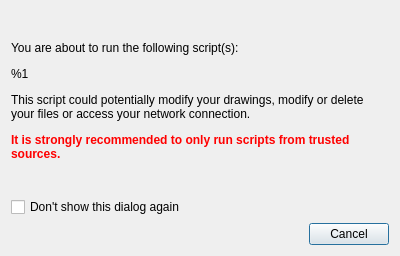
<?xml version="1.0" encoding="UTF-8"?>
<ui version="4.0">
 <class>RunScript</class>
 <widget class="QDialog" name="RunScript">
  <property name="geometry">
   <rect>
    <x>0</x>
    <y>0</y>
    <width>400</width>
    <height>256</height>
   </rect>
  </property>
  <property name="minimumSize">
   <size>
    <width>400</width>
    <height>256</height>
   </size>
  </property>
  <property name="windowTitle">
   <string>Checking for Updates...</string>
  </property>
  <property name="modal">
   <bool>true</bool>
  </property>
  <layout class="QVBoxLayout">
   <item>
    <widget class="QLabel" name="Message">
     <property name="sizePolicy">
      <sizepolicy hsizetype="Preferred" vsizetype="MinimumExpanding">
       <horstretch>0</horstretch>
       <verstretch>0</verstretch>
      </sizepolicy>
     </property>
     <property name="text">
      <string>&lt;html&gt;&lt;head/&gt;&lt;body&gt;&lt;p&gt;You are about to run the following script(s):&lt;/p&gt;&lt;p&gt;%1&lt;/p&gt;&lt;p&gt;This script could potentially modify your drawings, modify or delete your files or access your network connection.&lt;/p&gt;&lt;p&gt;&lt;span style=&quot; font-weight:600; color:#ff0000;&quot;&gt;It is strongly recommended to only run scripts from trusted sources.&lt;/span&gt;&lt;/p&gt;&lt;/body&gt;&lt;/html&gt;</string>
     </property>
     <property name="wordWrap">
      <bool>true</bool>
     </property>
    </widget>
   </item>
   <item>
    <widget class="QCheckBox" name="DontShowDialog">
     <property name="text">
      <string>Don't show this dialog again</string>
     </property>
    </widget>
   </item>
   <item>
    <widget class="QDialogButtonBox" name="ButtonBox">
     <property name="standardButtons">
      <set>QDialogButtonBox::Cancel</set>
     </property>
    </widget>
   </item>
  </layout>
 </widget>
 <tabstops>
  <tabstop>ButtonBox</tabstop>
 </tabstops>
 <resources/>
 <connections>
  <connection>
   <sender>ButtonBox</sender>
   <signal>accepted()</signal>
   <receiver>RunScript</receiver>
   <slot>accept()</slot>
   <hints>
    <hint type="sourcelabel">
     <x>274</x>
     <y>251</y>
    </hint>
    <hint type="destinationlabel">
     <x>286</x>
     <y>227</y>
    </hint>
   </hints>
  </connection>
  <connection>
   <sender>ButtonBox</sender>
   <signal>rejected()</signal>
   <receiver>RunScript</receiver>
   <slot>reject()</slot>
   <hints>
    <hint type="sourcelabel">
     <x>230</x>
     <y>251</y>
    </hint>
    <hint type="destinationlabel">
     <x>236</x>
     <y>209</y>
    </hint>
   </hints>
  </connection>
 </connections>
</ui>
